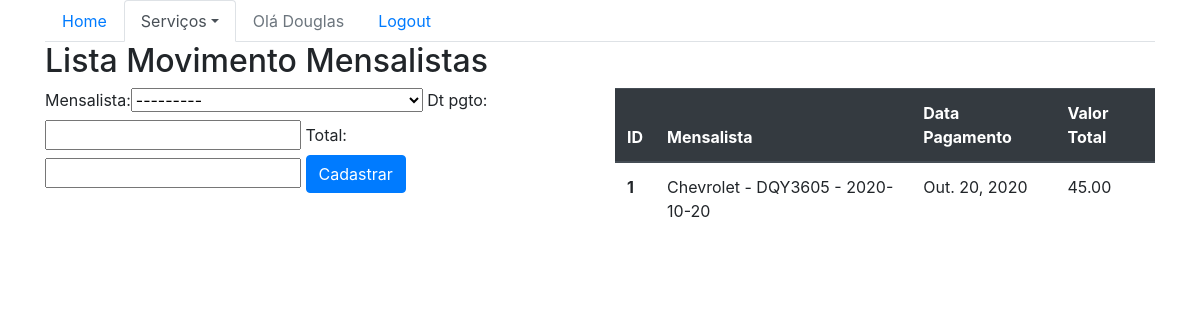
Page /sistema/movMensalistas/ (signed in) on the earlier database version.
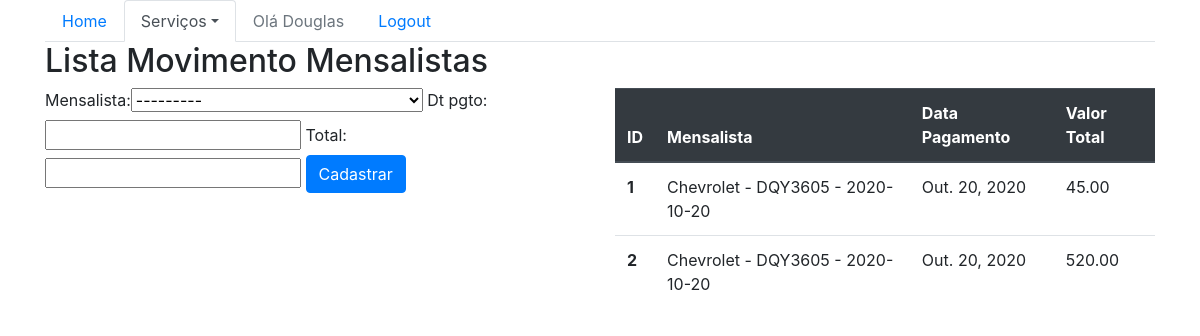
Same page on the later database version.
### core/models.py (models this page shows, shortened)
class MovMensalista(models.Model):
    mensalista = models.ForeignKey(Mensalista, on_delete=models.CASCADE)
    dt_pgto = models.DateField()
    total = models.DecimalField(max_digits=6, decimal_places=2)

class Mensalista(models.Model):
    veiculo = models.ForeignKey(Veiculo, on_delete=models.CASCADE)
    inicio = models.DateField()
    valor_mes = models.DecimalField(max_digits=6, decimal_places=2)
    def __str__(self):
        return str(self.veiculo) + ' - ' + str(self.inicio)

class Veiculo(models.Model):
    marca = models.ForeignKey(Marca, on_delete=models.CASCADE)
    placa = models.CharField(max_length=7)
    proprietario = models.ForeignKey(Pessoa, on_delete=models.CASCADE)
    cor = models.CharField(max_length=15)
    observacoes = models.TextField()
    def __str__(self):
        return self.marca.nome + ' - ' + self.placa

class Marca(models.Model):
    nome = models.CharField(max_length=50)

### core/views.py (the view)
@login_required(login_url='/accounts/login/')
def lista_movMensalistas(request):
    movMensalistas = MovMensalista.objects.all()
    form = MovMensalistaForm()
    data = {'movMensalistas': movMensalistas, 'form': form}
    return render(request, 'core/lista_movMensalistas.html', data)

### core/forms.py
class MovMensalistaForm(ModelForm):
    class Meta:
        model = MovMensalista
        fields = '__all__'

### core/templates/core/lista_movMensalistas.html (shortened to what this page needs)
{% extends 'base.html' %}
{% load bootstrap %}
{% block menu %}
    <ul class="nav nav-tabs">
        <li class="nav-item">
            <a class="nav-link" href="{% url 'core_home' %}">Home</a>
        </li>
        <li class="nav-item dropdown">
            <a class="nav-link dropdown-toggle active" data-toggle="dropdown" href="#" role="button" aria-haspopup="true" aria-expanded="false">Serviços</a>
        </li>
        {% if user.is_authenticated %}
            <li class="nav-item">
                <a class="nav-link disabled" href="#">Olá {{ user }}</a>
            </li>
            <li class="nav-item">
                <a class="nav-link" href="{% url 'logout' %}">Logout</a>
            </li>
        {% else %}
            <li class="nav-item">
                <a class="nav-link" href="{% url 'login' %}">Login</a>
            </li>
        {% endif %}
    </ul>
{% endblock %}
{% block main %}
    <div class="row">
        <div class="col-sm-6">
            <h2>Lista Movimento Mensalistas</h2>
        </div>
    </div>
    <div class="row">
        <div class="col-sm-6">
            <form action="{% url 'core_movMensalista_novo' %}" method="POST">
                {{ form|bootstrap }}
                <button type="submit" class="btn btn-primary">Cadastrar</button>
            </form>
                </div>
        <div class="col-sm-6">
            <table class="table">
                <thead class="thead-dark">
                    <tr>
                    <th scope="col">ID</th>
                    <th scope="col">Mensalista</th>
                    <th scope="col">Data Pagamento</th>
                    <th scope="col">Valor Total</th>
                    </tr>
                </thead>
                <tbody>
                    {% for movMensalista in movMensalistas %}
                        <tr>
                            <th scope="row">{{ movMensalista.id}}</th>
                            <td>{{ movMensalista.mensalista}}</td>
                            <td>{{ movMensalista.dt_pgto}}</td>
                            <td>{{ movMensalista.total}}</td>
                        </tr>
                    {% endfor%}
                </tbody>
            </table>
        </div>
    </div>
{% endblock %}

Differences in the rows shown:
added MovMensalista: id "2", mensalista "Chevrolet - DQY3605 - 2020-10-20", dt_pgto "Out. 20, 2020", total "520.00"
